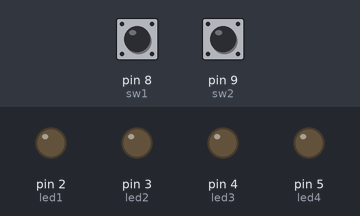
The sketch below on a simulated Arduino Uno, built with avr-gcc and run on an emulated ATmega328P. Shown: output pins drawn as LEDs (lit = HIGH). Inputs (shaded band) come from the test bench; at power-on: pin 8 (sw1) LOW, pin 9 (sw2) LOW.

Above: at 1.2 s.
1.3 s: pin 8 (sw1) pulled HIGH for 0.15 s
At 2.1 s:
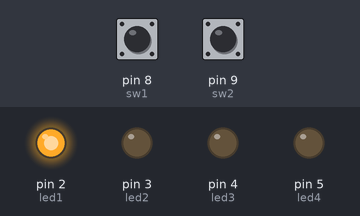
4.4 s: pin 9 (sw2) pulled HIGH for 3.2 s
At 8.1 s:
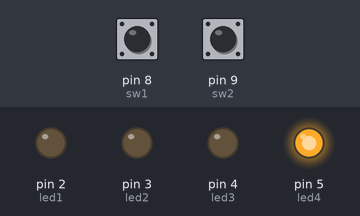
9.8 s: pin 8 (sw1) pulled HIGH for 1 s
At 12.6 s:
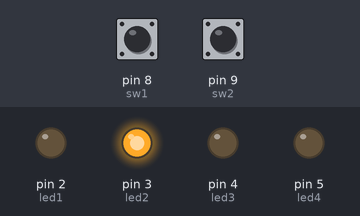
13.8 s: pin 8 (sw1) pulled HIGH for 3.2 s
At 20.3 s:
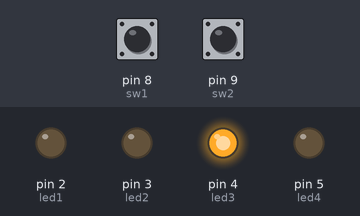
Timing chart, 0 to 21.0 s (numbered marks = the images above; inputs shaded):
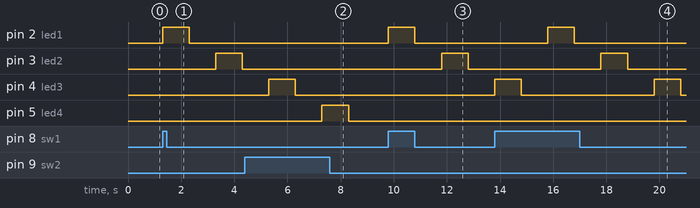

The sketch:

LED_blinking.ino
```cpp
int sw1=8;
int sw2=9;
int led1=2;
int led2=3;
int led3=4;
int led4=5;

void setup()
{
  pinMode(sw1,INPUT);
  pinMode(sw2,INPUT);
  pinMode(led1,OUTPUT);
  pinMode(led2,OUTPUT);
  pinMode(led3,OUTPUT);
  pinMode(led4,OUTPUT);
}

void loop()
{
  int state1= digitalRead(sw1);
  int state2= digitalRead(sw2);
  if(state1==HIGH)
  {
    digitalWrite(led1,HIGH);
    delay(1000);
    digitalWrite(led1,LOW);
    delay(1000);
    digitalWrite(led2,HIGH);
    delay(1000);
    digitalWrite(led2,LOW);
    delay(1000);
    digitalWrite(led3,HIGH);
    delay(1000);
    digitalWrite(led3,LOW);
    delay(1000);
  }
  else if(state2==HIGH)
  {
    digitalWrite(led4,HIGH);
    delay(1000);
    digitalWrite(led4,LOW);
    delay(1000);
  }
  {

    digitalWrite(led1,LOW);
        digitalWrite(led2,LOW);
            digitalWrite(led3,LOW);
                digitalWrite(led4,LOW);
  }
}
```

Measured:
- after the input at 1.3 s, pin 2 (led1): LOW → HIGH at once, → LOW 1.0 s later; pin 3 (led2): LOW → HIGH after 2.0 s, → LOW 1.0 s later
- after the input at 4.4 s, pin 5 (led4): LOW → HIGH after 2.9 s, → LOW 1.0 s later
- after the input at 9.8 s, pin 2 (led1): LOW → HIGH at once, → LOW 1.0 s later; pin 3 (led2): LOW → HIGH after 2.0 s, → LOW 1.0 s later
- after the input at 13.8 s, pin 2 (led1): LOW → HIGH after 2.0 s, → LOW 1.0 s later; pin 3 (led2): LOW → HIGH after 4.0 s, → LOW 1.0 s later
- by itself, pin 4 (led3): alternates HIGH for 1.0 s and LOW for 5.0 s
